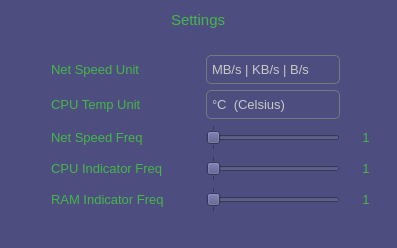
            <widget class="QWidget" name="page_credits">
             <property name="styleSheet">
              <string notr="true">background-color: rgb(77, 77, 127);
color:#d1d1d1;</string>
             </property>
             <layout class="QVBoxLayout" name="verticalLayout_11">
              <item>
               <layout class="QHBoxLayout" name="horizontalLayout_37">
                <item>
                 <widget class="QLabel" name="label_21">
                  <property name="sizePolicy">
                   <sizepolicy hsizetype="Fixed" vsizetype="Preferred">
                    <horstretch>0</horstretch>
                    <verstretch>0</verstretch>
                   </sizepolicy>
                  </property>
                  <property name="font">
                   <font>
                    <pointsize>11</pointsize>
                    <weight>50</weight>
                    <italic>false</italic>
                    <bold>false</bold>
                   </font>
                  </property>
                  <property name="styleSheet">
                   <string notr="true">color: rgba(69, 182, 73, 1);
</string>
                  </property>
                  <property name="text">
                   <string>Settings</string>
                  </property>
                 </widget>
                </item>
               </layout>
              </item>
              <item>
               <spacer name="horizontalSpacer_11">
                <property name="orientation">
                 <enum>Qt::Horizontal</enum>
                </property>
                <property name="sizeHint" stdset="0">
                 <size>
                  <width>40</width>
                  <height>20</height>
                 </size>
                </property>
               </spacer>
              </item>
              <item>
               <layout class="QGridLayout" name="gridLayout_11">
                <item row="2" column="4">
                 <widget class="QLabel" name="label_15">
                  <property name="font">
                   <font>
                    <pointsize>10</pointsize>
                   </font>
                  </property>
                  <property name="styleSheet">
                   <string notr="true">color: rgba(69, 182, 73, 1);
</string>
                  </property>
                  <property name="text">
                   <string>1</string>
                  </property>
                  <property name="alignment">
                   <set>Qt::AlignCenter</set>
                  </property>
                 </widget>
                </item>
                <item row="2" column="1">
                 <widget class="QLabel" name="label_22">
                  <property name="sizePolicy">
                   <sizepolicy hsizetype="Fixed" vsizetype="Preferred">
                    <horstretch>0</horstretch>
                    <verstretch>0</verstretch>
                   </sizepolicy>
                  </property>
                  <property name="font">
                   <font>
                    <pointsize>10</pointsize>
                   </font>
                  </property>
                  <property name="styleSheet">
                   <string notr="true">color: rgba(69, 182, 73, 1);
</string>
                  </property>
                  <property name="text">
                   <string>Net Speed Freq          </string>
                  </property>
                 </widget>
                </item>
                <item row="0" column="0">
                 <spacer name="horizontalSpacer_5">
                  <property name="orientation">
                   <enum>Qt::Horizontal</enum>
                  </property>
                  <property name="sizeHint" stdset="0">
                   <size>
                    <width>40</width>
                    <height>20</height>
                   </size>
                  </property>
                 </spacer>
                </item>
                <item row="3" column="4">
                 <widget class="QLabel" name="label_14">
                  <property name="font">
                   <font>
                    <pointsize>10</pointsize>
                   </font>
                  </property>
                  <property name="styleSheet">
                   <string notr="true">color: rgba(69, 182, 73, 1);
</string>
                  </property>
                  <property name="text">
                   <string>1</string>
                  </property>
                  <property name="alignment">
                   <set>Qt::AlignCenter</set>
                  </property>
                 </widget>
                </item>
                <item row="0" column="2">
                 <widget class="QComboBox" name="comboBox_2">
                  <property name="sizePolicy">
                   <sizepolicy hsizetype="Expanding" vsizetype="Fixed">
                    <horstretch>0</horstretch>
                    <verstretch>0</verstretch>
                   </sizepolicy>
                  </property>
                  <property name="font">
                   <font>
                    <pointsize>10</pointsize>
                   </font>
                  </property>
                  <property name="styleSheet">
                   <string notr="true">QComboBox {
    selection-background-color: #00FFFFFF;
    border-style: solid;
    border: 1px solid #76797C;
    border-radius: 5px;
    padding: 5px;
    min-width: 75px;
	color: rgb(200,200,200);
}

QComboBox::down-arrow {
    image: url(:/qss_icons/dark/down_arrow_disabled.png);
}

QComboBox:on {
    padding-top: 3px;
    padding-left: 4px;
    selection-background-color: rgb(48,48,48);
}

QComboBox QAbstractItemView {
    background-color: rgba(49, 54, 59, 1);
    border-radius: 2px;
    border: 1px solid #76797C;
    selection-background-color: #18465d;
}

QComboBox::drop-down {
    margin-right: 4px;
    subcontrol-origin: padding;
    subcontrol-position: top right;
    width: 15px;
    border-left-width: 0px;
    border-left-color: rgb(48,48,48);
    border-left-style: solid;
    border-top-right-radius: 3px;
    border-bottom-right-radius: 3px;
}
QComboBox:!enabled{
color:rgb(255, 51, 51);
}
</string>
                  </property>
                  <item>
                   <property name="text">
                    <string>MB/s | KB/s | B/s</string>
                   </property>
                  </item>
                  <item>
                   <property name="text">
                    <string>mb/s | kb/s | b/s</string>
                   </property>
                  </item>
                 </widget>
                </item>
                <item row="2" column="0">
                 <spacer name="horizontalSpacer_6">
                  <property name="orientation">
                   <enum>Qt::Horizontal</enum>
                  </property>
                  <property name="sizeHint" stdset="0">
                   <size>
                    <width>40</width>
                    <height>20</height>
                   </size>
                  </property>
                 </spacer>
                </item>
                <item row="3" column="2">
                 <widget class="QSlider" name="horizontalSlider_2">
                  <property name="sizePolicy">
                   <sizepolicy hsizetype="Expanding" vsizetype="Fixed">
                    <horstretch>0</horstretch>
                    <verstretch>0</verstretch>
                   </sizepolicy>
                  </property>
                  <property name="cursor">
                   <cursorShape>PointingHandCursor</cursorShape>
                  </property>
                  <property name="styleSheet">
                   <string notr="true"/>
                  </property>
                  <property name="minimum">
                   <number>1</number>
                  </property>
                  <property name="maximum">
                   <number>6</number>
                  </property>
                  <property name="singleStep">
                   <number>1</number>
                  </property>
                  <property name="orientation">
                   <enum>Qt::Horizontal</enum>
                  </property>
                  <property name="tickPosition">
                   <enum>QSlider::TicksBothSides</enum>
                  </property>
                 </widget>
                </item>
                <item row="0" column="4">
                 <spacer name="horizontalSpacer_3">
                  <property name="orientation">
                   <enum>Qt::Horizontal</enum>
                  </property>
                  <property name="sizeHint" stdset="0">
                   <size>
                    <width>40</width>
                    <height>20</height>
                   </size>
                  </property>
                 </spacer>
                </item>
                <item row="4" column="4">
                 <widget class="QLabel" name="label_16">
                  <property name="font">
                   <font>
                    <pointsize>10</pointsize>
                   </font>
                  </property>
                  <property name="styleSheet">
                   <string notr="true">color: rgba(69, 182, 73, 1);
</string>
                  </property>
                  <property name="text">
                   <string>1</string>
                  </property>
                  <property name="alignment">
                   <set>Qt::AlignCenter</set>
                  </property>
                 </widget>
                </item>
                <item row="1" column="1">
                 <widget class="QLabel" name="label_25">
                  <property name="sizePolicy">
                   <sizepolicy hsizetype="Fixed" vsizetype="Preferred">
                    <horstretch>0</horstretch>
                    <verstretch>0</verstretch>
                   </sizepolicy>
                  </property>
                  <property name="font">
                   <font>
                    <pointsize>10</pointsize>
                   </font>
                  </property>
                  <property name="styleSheet">
                   <string notr="true">color: rgba(69, 182, 73, 1);
</string>
                  </property>
                  <property name="text">
                   <string>CPU Temp Unit          </string>
                  </property>
                 </widget>
                </item>
                <item row="1" column="4">
                 <spacer name="horizontalSpacer_4">
                  <property name="orientation">
                   <enum>Qt::Horizontal</enum>
                  </property>
                  <property name="sizeHint" stdset="0">
                   <size>
                    <width>40</width>
                    <height>20</height>
                   </size>
                  </property>
                 </spacer>
                </item>
                <item row="3" column="1">
                 <widget class="QLabel" name="label_23">
                  <property name="sizePolicy">
                   <sizepolicy hsizetype="Fixed" vsizetype="Preferred">
                    <horstretch>0</horstretch>
                    <verstretch>0</verstretch>
                   </sizepolicy>
                  </property>
                  <property name="font">
                   <font>
                    <pointsize>10</pointsize>
                   </font>
                  </property>
                  <property name="styleSheet">
                   <string notr="true">color: rgba(69, 182, 73, 1);
</string>
                  </property>
                  <property name="text">
                   <string>CPU Indicator Freq          </string>
                  </property>
                 </widget>
                </item>
                <item row="1" column="2">
                 <widget class="QComboBox" name="comboBox_3">
                  <property name="sizePolicy">
                   <sizepolicy hsizetype="Expanding" vsizetype="Fixed">
                    <horstretch>0</horstretch>
                    <verstretch>0</verstretch>
                   </sizepolicy>
                  </property>
                  <property name="font">
                   <font>
                    <pointsize>10</pointsize>
                   </font>
                  </property>
                  <property name="styleSheet">
                   <string notr="true">QComboBox {
    selection-background-color: #00FFFFFF;
    border-style: solid;
    border: 1px solid #76797C;
    border-radius: 5px;
    padding: 5px;
    min-width: 75px;
	color: rgb(200,200,200);
}

QComboBox::down-arrow {
    image: url(:/qss_icons/dark/down_arrow_disabled.png);
}

QComboBox:on {
    padding-top: 3px;
    padding-left: 4px;
    selection-background-color: rgb(48,48,48);
}

QComboBox QAbstractItemView {
    background-color: rgba(49, 54, 59, 1);
    border-radius: 2px;
    border: 1px solid #76797C;
    selection-background-color: #18465d;
}

QComboBox::drop-down {
    margin-right: 4px;
    subcontrol-origin: padding;
    subcontrol-position: top right;
    width: 15px;
    border-left-width: 0px;
    border-left-color: rgb(48,48,48);
    border-left-style: solid;
    border-top-right-radius: 3px;
    border-bottom-right-radius: 3px;
}
QComboBox:!enabled{
color:rgb(255, 51, 51);
}
</string>
                  </property>
                  <item>
                   <property name="text">
                    <string>°C  (Celsius)</string>
                   </property>
                  </item>
                  <item>
                   <property name="text">
                    <string>°F  (Fahrenheit)</string>
                   </property>
                  </item>
                 </widget>
                </item>
                <item row="0" column="1">
                 <widget class="QLabel" name="label_19">
                  <property name="sizePolicy">
                   <sizepolicy hsizetype="Fixed" vsizetype="Preferred">
                    <horstretch>0</horstretch>
                    <verstretch>0</verstretch>
                   </sizepolicy>
                  </property>
                  <property name="font">
                   <font>
                    <pointsize>10</pointsize>
                   </font>
                  </property>
                  <property name="styleSheet">
                   <string notr="true">color: rgba(69, 182, 73, 1);
</string>
                  </property>
                  <property name="text">
                   <string>Net Speed Unit          </string>
                  </property>
                 </widget>
                </item>
                <item row="4" column="1">
                 <widget class="QLabel" name="label_24">
                  <property name="sizePolicy">
                   <sizepolicy hsizetype="Fixed" vsizetype="Preferred">
                    <horstretch>0</horstretch>
                    <verstretch>0</verstretch>
                   </sizepolicy>
                  </property>
                  <property name="font">
                   <font>
                    <pointsize>10</pointsize>
                   </font>
                  </property>
                  <property name="styleSheet">
                   <string notr="true">color: rgba(69, 182, 73, 1);
</string>
                  </property>
                  <property name="text">
                   <string>RAM Indicator Freq          </string>
                  </property>
                 </widget>
                </item>
                <item row="4" column="2">
                 <widget class="QSlider" name="horizontalSlider_3">
                  <property name="sizePolicy">
                   <sizepolicy hsizetype="Expanding" vsizetype="Fixed">
                    <horstretch>0</horstretch>
                    <verstretch>0</verstretch>
                   </sizepolicy>
                  </property>
                  <property name="cursor">
                   <cursorShape>PointingHandCursor</cursorShape>
                  </property>
                  <property name="styleSheet">
                   <string notr="true"/>
                  </property>
                  <property name="minimum">
                   <number>1</number>
                  </property>
                  <property name="maximum">
                   <number>6</number>
                  </property>
                  <property name="singleStep">
                   <number>1</number>
                  </property>
                  <property name="orientation">
                   <enum>Qt::Horizontal</enum>
                  </property>
                  <property name="tickPosition">
                   <enum>QSlider::TicksBothSides</enum>
                  </property>
                 </widget>
                </item>
                <item row="2" column="2">
                 <widget class="QSlider" name="horizontalSlider">
                  <property name="sizePolicy">
                   <sizepolicy hsizetype="Expanding" vsizetype="Fixed">
                    <horstretch>0</horstretch>
                    <verstretch>0</verstretch>
                   </sizepolicy>
                  </property>
                  <property name="font">
                   <font>
                    <pointsize>11</pointsize>
                   </font>
                  </property>
                  <property name="cursor">
                   <cursorShape>PointingHandCursor</cursorShape>
                  </property>
                  <property name="styleSheet">
                   <string notr="true"/>
                  </property>
                  <property name="minimum">
                   <number>1</number>
                  </property>
                  <property name="maximum">
                   <number>6</number>
                  </property>
                  <property name="singleStep">
                   <number>1</number>
                  </property>
                  <property name="orientation">
                   <enum>Qt::Horizontal</enum>
                  </property>
                  <property name="tickPosition">
                   <enum>QSlider::TicksBothSides</enum>
                  </property>
                 </widget>
                </item>
               </layout>
              </item>
              <item>
               <spacer name="horizontalSpacer_8">
                <property name="orientation">
                 <enum>Qt::Horizontal</enum>
                </property>
                <property name="sizeHint" stdset="0">
                 <size>
                  <width>40</width>
                  <height>20</height>
                 </size>
                </property>
               </spacer>
              </item>
              <item>
               <spacer name="horizontalSpacer">
                <property name="orientation">
                 <enum>Qt::Horizontal</enum>
                </property>
                <property name="sizeType">
                 <enum>QSizePolicy::Preferred</enum>
                </property>
                <property name="sizeHint" stdset="0">
                 <size>
                  <width>1</width>
                  <height>5</height>
                 </size>
                </property>
               </spacer>
              </item>
             </layout>
            </widget>
